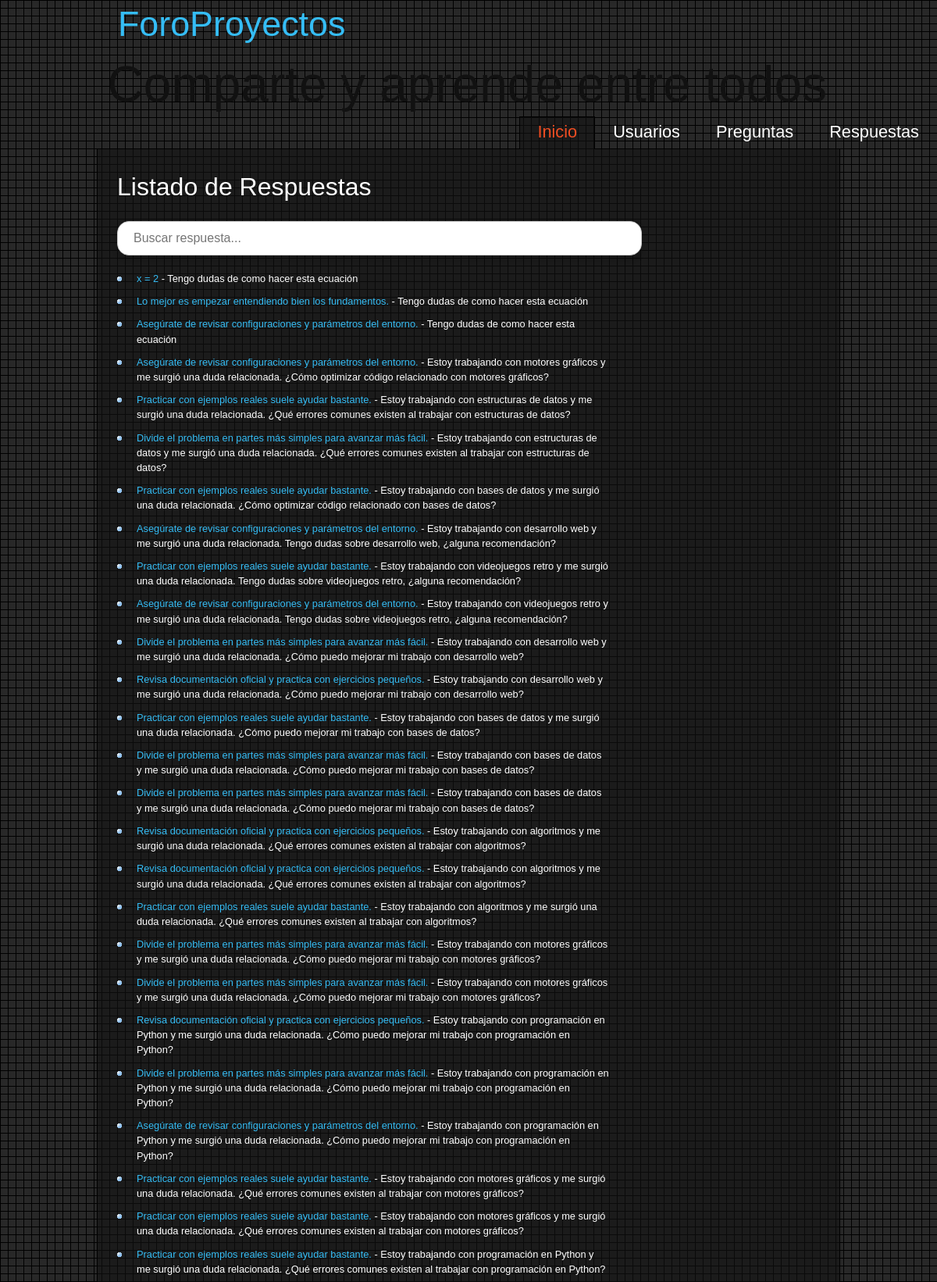
/ForoProyectos/respuesta/ (upper part), run on the app's committed database.
### ForoProyectos/models.py (models this page shows, shortened)
class Respuesta(models.Model):
    contenido = models.TextField(max_length=2000)
    autor = models.ForeignKey(Usuario, on_delete=models.CASCADE, related_name="respuestas_autor")
    pregunta = models.ForeignKey(Pregunta, on_delete=models.CASCADE, related_name="respuestas")
    foto = models.URLField(blank=True, null=True)
    fecha_publicacion = models.DateTimeField(auto_now_add=True)
    class Meta:
        verbose_name = "Respuesta"
        verbose_name_plural = "Respuestas"

class Pregunta(models.Model):
    titulo = models.CharField(max_length=200)
    contenido = models.TextField(max_length=2000)
    autor = models.ForeignKey(Usuario, on_delete=models.CASCADE, related_name="preguntas")
    foto = models.URLField(blank=True, null=True)
    class Meta:
        verbose_name = "Pregunta"
        verbose_name_plural = "Preguntas"

### ForoProyectos/views.py (the view)
# urls.py: path('respuesta/', views.RespuestaListView.as_view(), name='lista_respuestas'),
class RespuestaListView(ListView):
    model = Respuesta
    template_name = "respuesta/lista_respuestas.html"
    context_object_name = "respuestas"

### ForoProyectos/templates/respuesta/lista_respuestas.html (shortened to what this page needs)
{% extends "base.html" %}
{% block contenido %}
    <h1>Listado de Respuestas</h1>
    <input type="text" id="inputRespuesta" placeholder="Buscar respuesta..." onkeyup="buscarRespuesta()">
    <ul id="listaR">
    {% for respuesta in respuestas %}
        <li id="Irespuesta">
            <a href="{% url 'detalle_respuestas' respuesta.id %}">
                {{ respuesta.contenido }}
            </a>
            {% if respuesta.pregunta.contenido %} - {{ respuesta.pregunta.contenido }}{% endif %}
        </li>
        {% empty %}
        <li>No hay preguntas registradas.</li>
    {% endfor %}
{% endblock %}

### ForoProyectos/static/style/style.css (style rules this page uses)
html { height: 100%; }
* { margin: 0; padding: 0; }
body { font: normal .80em 'trebuchet ms', arial, sans-serif; background: #F7F7F7 url(pattern.png) fixed; color: #fff; }
h1, h2, h3, h4, h5, h6 { font: normal 250% 'Yanone Kaffeesatz', arial, sans-serif; color: #FFF; margin: 0 0 15px 0; padding: 5px 0 5px 0; }
a, a:hover { outline: none; text-decoration: none; color: #35BDF5; }
ul { margin: 2px 0 22px 17px; }
ul li { list-style-type: circle; margin: 0 0 0 0; padding: 0 0 4px 5px; }
#content ul { margin: 2px 0 22px 0px; }
#content ul li { list-style-type: none; background: url(bullet.png) no-repeat; margin: 0 0 6px 0; padding: 0 0 4px 25px; line-height: 1.5em; }
#inputRespuesta { width: 100%; max-width: 700px; display: block; margin: 20px auto; padding: 12px 20px; border: 1px solid #ccc; border-radius: 15px; box-shadow: 0 4px 8px rgba(0, 0, 0, 0.1); font-size: 16px; }

### data on the page
Respuesta: contenido "x = 2", pregunta.contenido "Tengo dudas de como hacer esta ecuación"
Respuesta: contenido "Lo mejor es empezar entendiendo bien los fundamentos.", pregunta.contenido "Tengo dudas de como hacer esta ecuación"
Respuesta: contenido "Asegúrate de revisar configuraciones y parámetros del entorno.", pregunta.contenido "Tengo dudas de como hacer esta ecuación"
Respuesta: contenido "Asegúrate de revisar configuraciones y parámetros del entorno.", pregunta.contenido "Estoy trabajando con motores gráficos y me surgió una duda relacionada. ¿Cómo optimizar código relacionado con motores gráficos?"
Respuesta: contenido "Practicar con ejemplos reales suele ayudar bastante.", pregunta.contenido "Estoy trabajando con estructuras de datos y me surgió una duda relacionada. ¿Qué errores comunes existen al trabajar con estructuras de datos?"
Respuesta: contenido "Divide el problema en partes más simples para avanzar más fácil.", pregunta.contenido "Estoy trabajando con estructuras de datos y me surgió una duda relacionada. ¿Qué errores comunes existen al trabajar con estructuras de datos?"
Respuesta: contenido "Practicar con ejemplos reales suele ayudar bastante.", pregunta.contenido "Estoy trabajando con bases de datos y me surgió una duda relacionada. ¿Cómo optimizar código relacionado con bases de datos?"
Respuesta: contenido "Asegúrate de revisar configuraciones y parámetros del entorno.", pregunta.contenido "Estoy trabajando con desarrollo web y me surgió una duda relacionada. Tengo dudas sobre desarrollo web, ¿alguna recomendación?"
Respuesta: contenido "Practicar con ejemplos reales suele ayudar bastante.", pregunta.contenido "Estoy trabajando con videojuegos retro y me surgió una duda relacionada. Tengo dudas sobre videojuegos retro, ¿alguna recomendación?"
Respuesta: contenido "Asegúrate de revisar configuraciones y parámetros del entorno.", pregunta.contenido "Estoy trabajando con videojuegos retro y me surgió una duda relacionada. Tengo dudas sobre videojuegos retro, ¿alguna recomendación?"
Respuesta: contenido "Divide el problema en partes más simples para avanzar más fácil.", pregunta.contenido "Estoy trabajando con desarrollo web y me surgió una duda relacionada. ¿Cómo puedo mejorar mi trabajo con desarrollo web?"
Respuesta: contenido "Revisa documentación oficial y practica con ejercicios pequeños.", pregunta.contenido "Estoy trabajando con desarrollo web y me surgió una duda relacionada. ¿Cómo puedo mejorar mi trabajo con desarrollo web?"
Respuesta: contenido "Practicar con ejemplos reales suele ayudar bastante.", pregunta.contenido "Estoy trabajando con bases de datos y me surgió una duda relacionada. ¿Cómo puedo mejorar mi trabajo con bases de datos?"
Respuesta: contenido "Divide el problema en partes más simples para avanzar más fácil.", pregunta.contenido "Estoy trabajando con bases de datos y me surgió una duda relacionada. ¿Cómo puedo mejorar mi trabajo con bases de datos?"
Respuesta: contenido "Divide el problema en partes más simples para avanzar más fácil.", pregunta.contenido "Estoy trabajando con bases de datos y me surgió una duda relacionada. ¿Cómo puedo mejorar mi trabajo con bases de datos?"
Respuesta: contenido "Revisa documentación oficial y practica con ejercicios pequeños.", pregunta.contenido "Estoy trabajando con algoritmos y me surgió una duda relacionada. ¿Qué errores comunes existen al trabajar con algoritmos?"
Respuesta: contenido "Revisa documentación oficial y practica con ejercicios pequeños.", pregunta.contenido "Estoy trabajando con algoritmos y me surgió una duda relacionada. ¿Qué errores comunes existen al trabajar con algoritmos?"
Respuesta: contenido "Practicar con ejemplos reales suele ayudar bastante.", pregunta.contenido "Estoy trabajando con algoritmos y me surgió una duda relacionada. ¿Qué errores comunes existen al trabajar con algoritmos?"
Respuesta: contenido "Divide el problema en partes más simples para avanzar más fácil.", pregunta.contenido "Estoy trabajando con motores gráficos y me surgió una duda relacionada. ¿Cómo puedo mejorar mi trabajo con motores gráficos?"
Respuesta: contenido "Divide el problema en partes más simples para avanzar más fácil.", pregunta.contenido "Estoy trabajando con motores gráficos y me surgió una duda relacionada. ¿Cómo puedo mejorar mi trabajo con motores gráficos?"
Respuesta: contenido "Revisa documentación oficial y practica con ejercicios pequeños.", pregunta.contenido "Estoy trabajando con programación en Python y me surgió una duda relacionada. ¿Cómo puedo mejorar mi trabajo con programación en Python?"
Respuesta: contenido "Divide el problema en partes más simples para avanzar más fácil.", pregunta.contenido "Estoy trabajando con programación en Python y me surgió una duda relacionada. ¿Cómo puedo mejorar mi trabajo con programación en Python?"
Respuesta: contenido "Asegúrate de revisar configuraciones y parámetros del entorno.", pregunta.contenido "Estoy trabajando con programación en Python y me surgió una duda relacionada. ¿Cómo puedo mejorar mi trabajo con programación en Python?"
Respuesta: contenido "Practicar con ejemplos reales suele ayudar bastante.", pregunta.contenido "Estoy trabajando con motores gráficos y me surgió una duda relacionada. ¿Qué errores comunes existen al trabajar con motores gráficos?"
Respuesta: contenido "Practicar con ejemplos reales suele ayudar bastante.", pregunta.contenido "Estoy trabajando con motores gráficos y me surgió una duda relacionada. ¿Qué errores comunes existen al trabajar con motores gráficos?"
Respuesta: contenido "Practicar con ejemplos reales suele ayudar bastante.", pregunta.contenido "Estoy trabajando con programación en Python y me surgió una duda relacionada. ¿Qué errores comunes existen al trabajar con programación en Python?"
